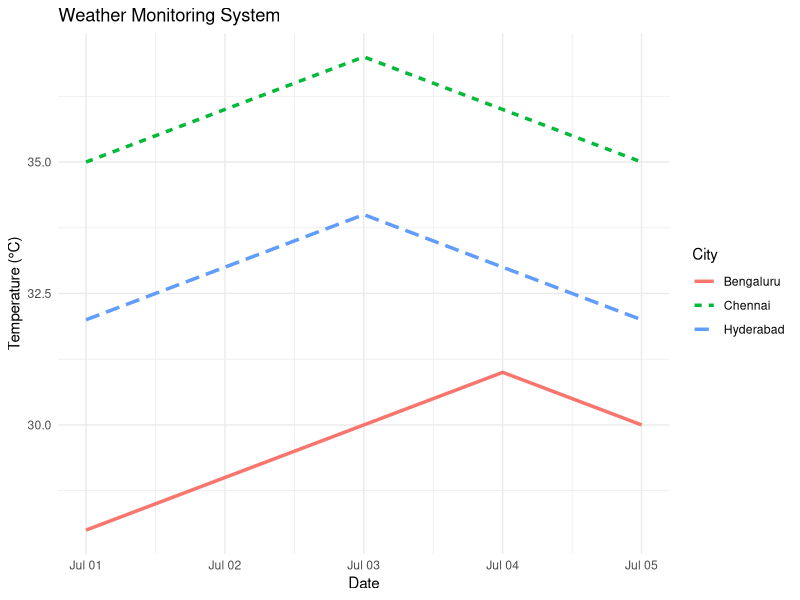

Generate this figure with R:
# Install ggplot2 if not installed
# install.packages("ggplot2")

library(ggplot2)

# Sample dataset
weather_data <- data.frame(
  Date = rep(as.Date(c("2025-07-01","2025-07-02","2025-07-03","2025-07-04","2025-07-05")), 3),
  Temperature = c(
    35, 36, 37, 36, 35,   # Chennai
    28, 29, 30, 31, 30,   # Bengaluru
    32, 33, 34, 33, 32    # Hyderabad
  ),
  City = rep(c("Chennai", "Bengaluru", "Hyderabad"), each = 5)
)

# Line Chart
ggplot(weather_data,
       aes(x = Date,
           y = Temperature,
           color = City,
           linetype = City,
           group = City)) +
  geom_line(size = 1.2) +
  labs(
    title = "Weather Monitoring System",
    x = "Date",
    y = "Temperature (°C)",
    color = "City",
    linetype = "City"
  ) +
  theme_minimal()
